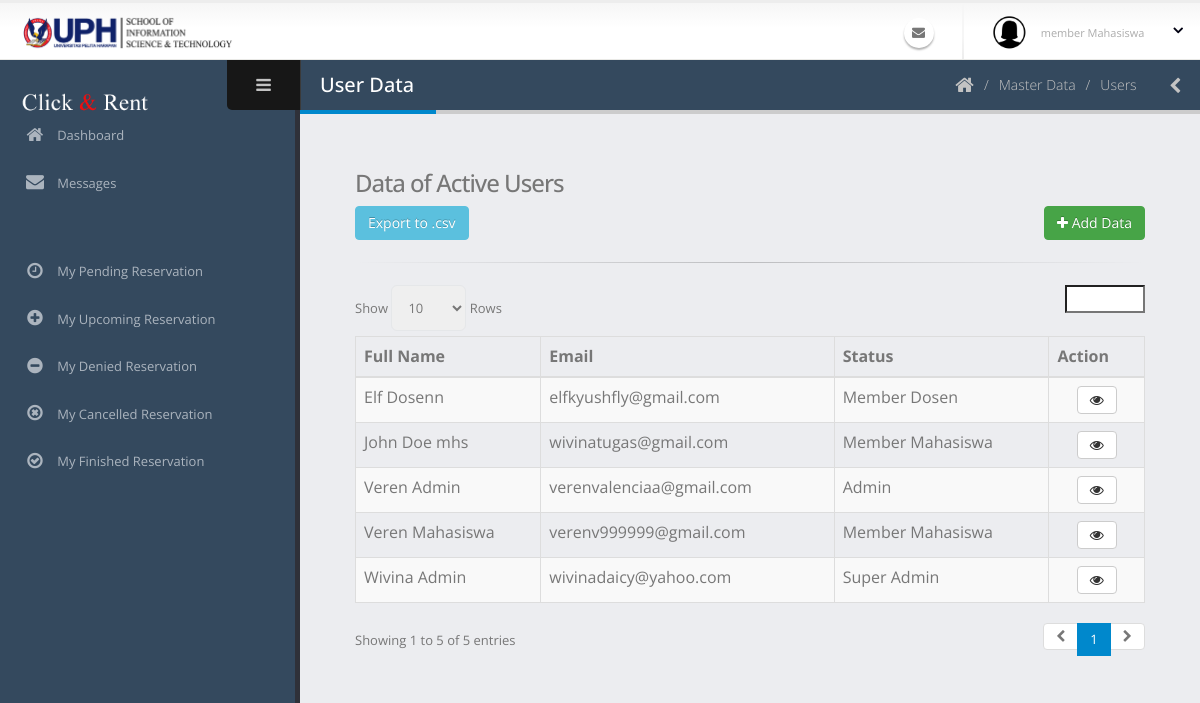
/admin/pengguna.php, run on an earlier commit of the app's database.
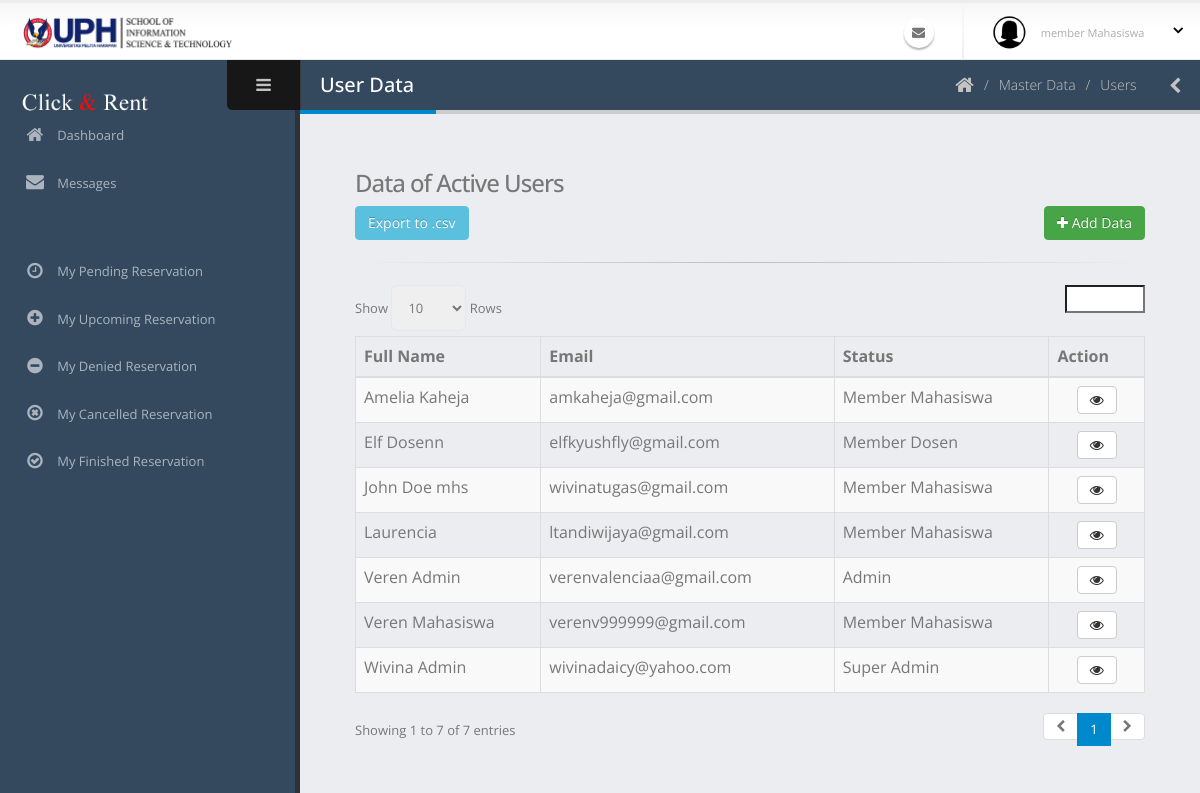
And on a later commit of the database.
### tables this page shows
CREATE TABLE `pengguna` (
  `id_pengguna` varchar(40) NOT NULL COMMENT 'USER-0',
  `email` varchar(50) NOT NULL,
  `kata_sandi` text NOT NULL,
  `nama_lengkap` varchar(60) NOT NULL,
  `jenis_kelamin` char(1) NOT NULL,
  `tanggal_lahir` date NOT NULL,
  `alamat` text NOT NULL,
  `no_hp` varchar(20) NOT NULL,
  `tanggal_masuk` date NOT NULL,
  `status_pengguna` int(11) NOT NULL COMMENT '1: SUPER ADMIN, 2: ADMIN, 3: MEMBER DOSEN, 4:MEMBER MAHASISWA',
  `status_daftar` int(11) NOT NULL COMMENT '0 =TIDAK AKTIF, 1=MENUNGGU APPROVE, 2=AKTIF, 3=DITOLAK',
  `user_add` varchar(40) NOT NULL,
  `waktu_add` datetime NOT NULL,
  `user_edit` varchar(40) NOT NULL,
  `waktu_edit` datetime NOT NULL,
  `user_delete` varchar(40) NOT NULL,
  `waktu_delete` datetime NOT NULL,
  `status_delete` int(11) NOT NULL
);

### admin/pengguna.php (the view, shortened to what this page needs)
<?php include('req/head.php');?>
<?php include('req/header.php');?>
<?php include('req/leftbar.php');?>
	<section role="main" class="content-body">
		<header class="page-header">
			<h2>User Data</h2>
			<div class="right-wrapper pull-right">
				<ol class="breadcrumbs">
					<li>
						<a href="index.php">
							<i class="fa fa-home"></i>
						</a>
					</li>
					<li><span>Master Data</span></li>
					<li><span>Users</span></li>
				</ol>
				<a class="sidebar-right-toggle" data-open="sidebar-right"><i class="fa fa-chevron-left"></i></a>
			</div>
		</header>
<div class="container-fluid">
<h3>Data of Active Users</h3>
<a class="btn btn-info" href="exportPengguna.php?export=true">Export to .csv</a>
	<?php include('pengguna/modalTambah.php');?>
	<br>
	<hr>
	<table  class="table table-bordered table-striped mb-none" id="datatable-default">
		<thead>
			<tr>
				<th>Full Name</th>
				<th>Email</th>
				<th>Status</th>
				<th>Action</th>
			</tr>
		</thead>
		<tbody>
		<?php
			$query = mysqli_query($koneksi, "SELECT * from pengguna WHERE status_delete='0' AND status_daftar='2'");
			while($data=mysqli_fetch_array($query)){
			?>
			<tr>
				<td><?php echo $data['nama_lengkap']?></td>
				<td><?php echo $data['email']?></td>
				<?php
						   if($data['status_pengguna']=="1"){
							   $statusnya = "Super Admin";
						   }else if($data['status_pengguna']=="2"){
							   $statusnya = "Admin";
						   }else if($data['status_pengguna']=="3"){
								$statusnya = "Member Dosen";
						   }else{
								$statusnya = "Member Mahasiswa";
						   }
						?>
				<td><?php echo $statusnya?></td>
				<td class="text-center">
					<a class="modal-with-form btn btn-default" data-toggle="tooltip" data-placement="top" title="Detail" href="#modaldetail<?php echo $data['id_pengguna'];?>"><i class='fa fa-eye'></i>
					</a>
				</td>
			</tr>
			<?php } ?>
		</tbody>
	</table>
</div>
<br>
<br>
<?php include('req/endtitle.php');?>
<?php include('req/script.php');?>

What changed in the data, as far as the page shows it:
added pengguna: nama_lengkap "Laurencia", email "ltandiwijaya@gmail.com", status_pengguna "Member Mahasiswa"
added pengguna: nama_lengkap "Amelia Kaheja", email "amkaheja@gmail.com", status_pengguna "Member Mahasiswa"
Also different on the page:
text written by a page script: "Show Rows Showing 1 to 5 of 5 entries 1" → "Show Rows Showing 1 to 7 of 7 entries 1"
